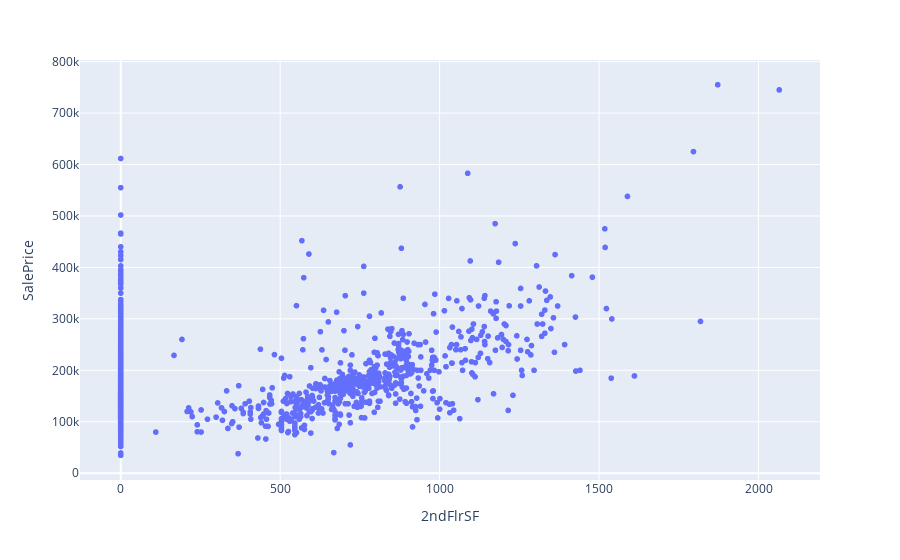

Notebook source saved alongside this figure:
### Code cell
fig = px.scatter(train_data, x="2ndFlrSF", y="SalePrice")
fig.show()

### Figure 1 — Plotly figure (JSON) as saved in the notebook; plotly's stock layout.template omitted (floating-point values rounded to 4 significant figures; data arrays with more than 128 entries replaced by an {"elided": "..."} marker saying what was removed)
{"data": [{"hovertemplate": "2ndFlrSF=%{x}<br>SalePrice=%{y}<extra></extra>", "legendgroup": "", "marker": {"color": "#636efa", "symbol": "circle"}, "mode": "markers", "name": "", "showlegend": false, "type": "scattergl", "x": {"elided": "1460 int values"}, "xaxis": "x", "y": {"elided": "1460 int values"}, "yaxis": "y"}], "layout": {"legend": {"tracegroupgap": 0}, "margin": {"t": 60}, "xaxis": {"anchor": "y", "domain": [0, 1], "title": {"text": "2ndFlrSF"}}, "yaxis": {"anchor": "x", "domain": [0, 1], "title": {"text": "SalePrice"}}}}
